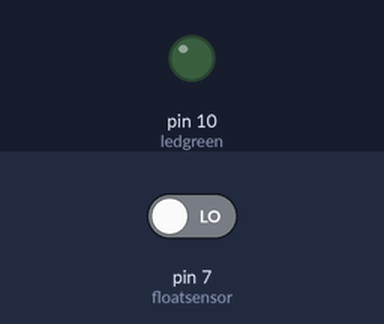
The sketch below on a simulated Arduino Uno, built with avr-gcc and run on an emulated ATmega328P. Parts: output pins drawn as LEDs (lit = HIGH). Inputs (shaded band) come from the test bench; at power-on: pin 7 (floatsensor) LOW.

Above: at 1.2 s.
1.3 s: pin 7 (floatsensor) driven HIGH
At 1.9 s:
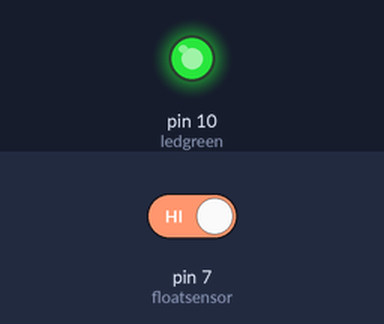
2.8 s: pin 7 (floatsensor) driven LOW
At 4.2 s:
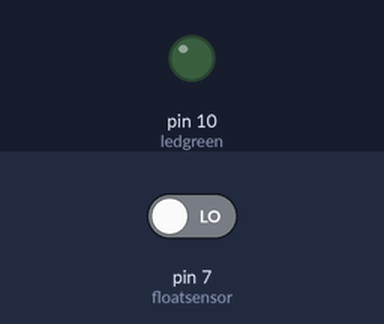
Timing chart, 0 to 5.8 s (numbered marks = the images above; inputs shaded):
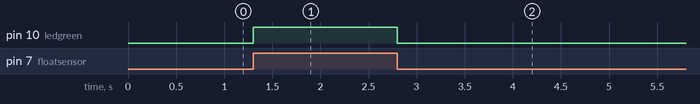

Measured:
- after the input at 1.3 s, pin 10 (ledgreen): LOW → HIGH at once
- after the input at 2.8 s, pin 10 (ledgreen): HIGH → LOW at once

The sketch:

sensorNivel.ino
```cpp
// the setup function runs once when you press reset or power the board
const int ledred = 3;
const int ledgreen = 10;
const int floatsensor = 7;

void setup() {

  // initialize digital pin 13 as an output.
  //pinMode(ledred, OUTPUT);
  pinMode(ledgreen, OUTPUT);
  pinMode(floatsensor, INPUT);
  //Serial.begin(9600);
}

// the loop function runs over and over again forever
void loop() {

  if (digitalRead(floatsensor) == HIGH) {
      digitalWrite(ledgreen, HIGH);
  }else {
      digitalWrite(ledgreen, LOW);
  }

  }


/*
  digitalWrite(3, HIGH);   // turn the LED on (HIGH is the voltage level)
  digitalWrite(6, LOW);   // turn the LED on (HIGH is the voltage level)
  delay(1000);              // wait for a second
  digitalWrite(3, LOW);   // turn the LED on (HIGH is the voltage level)
  digitalWrite(6, HIGH);     // turn the LED off by making the voltage LOW
  delay(1000);              // wait for a second

 */
```
